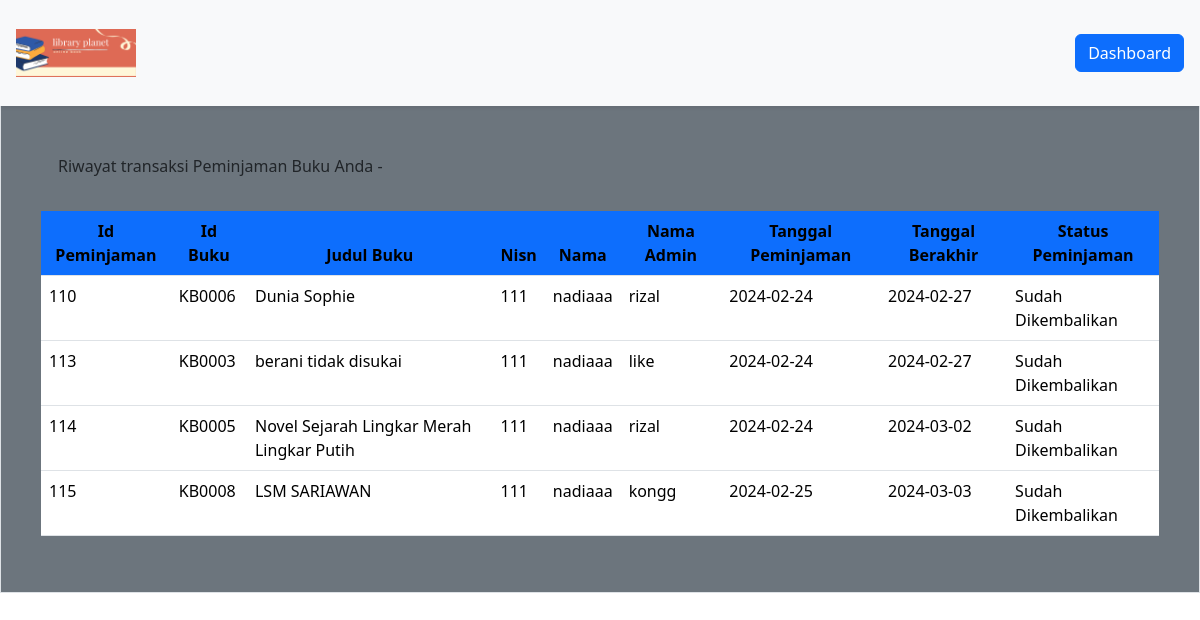
Page /DashboardMember/formPeminjaman/TransaksiPengembalian.php (signed in) on the committed database.
### tables this page shows
CREATE TABLE `peminjaman` (
  `id_peminjaman` int(11) NOT NULL,
  `id_buku` varchar(20) NOT NULL,
  `nisn` int(11) NOT NULL,
  `id_admin` int(11) NOT NULL,
  `tgl_peminjaman` date NOT NULL,
  `tgl_pengembalian` date NOT NULL,
  `status` varchar(40) NOT NULL,
  `harga` int(50) NOT NULL
);

CREATE TABLE `buku` (
  `cover` varchar(255) NOT NULL,
  `id_buku` varchar(20) NOT NULL,
  `kategori` varchar(255) NOT NULL,
  `judul` varchar(255) NOT NULL,
  `pengarang` varchar(255) NOT NULL,
  `penerbit` varchar(255) NOT NULL,
  `tahun_terbit` date NOT NULL,
  `jumlah_halaman` int(11) NOT NULL,
  `buku_deskripsi` text NOT NULL,
  `isi_buku` varchar(250) NOT NULL
);

CREATE TABLE `member` (
  `nisn` int(11) NOT NULL,
  `kode_member` varchar(12) NOT NULL,
  `nama` varchar(255) NOT NULL,
  `password` varchar(255) NOT NULL,
  `jenis_kelamin` varchar(20) NOT NULL,
  `kelas` varchar(5) NOT NULL,
  `jurusan` varchar(50) NOT NULL,
  `no_tlp` varchar(15) NOT NULL,
  `tgl_pendaftaran` date NOT NULL
);

### config/config.php (called while the page is built, shortened)
<?php
$host = "127.0.0.1";
$username = "root";
$password = "";
$database_name = "perpus_sanjaya";
$connection = mysqli_connect($host, $username, $password, $database_name);
function queryReadData($dataKategori) {
  global $connection;
  $result = mysqli_query($connection, $dataKategori);
  $items = [];
  while($item = mysqli_fetch_assoc($result)) {
    $items[] = $item;
  }
  return $items;
}
?>

### DashboardMember/formPeminjaman/TransaksiPengembalian.php (the view, shortened to what this page needs)
<?php
require "../../config/config.php";
$akunMember = $_SESSION["member"]["nisn"];
$dataPinjam = queryReadData("SELECT peminjaman.id_peminjaman, peminjaman.id_buku, buku.judul, peminjaman.nisn, member.nama, admin.nama_admin, peminjaman.tgl_peminjaman, peminjaman.tgl_pengembalian, peminjaman.status, buku.isi_buku
                              FROM peminjaman
                              INNER JOIN buku ON peminjaman.id_buku = buku.id_buku
                              INNER JOIN member ON peminjaman.nisn = member.nisn
                              INNER JOIN admin ON peminjaman.id_admin = admin.id
                              WHERE peminjaman.nisn = '$akunMember' AND (peminjaman.status = 'Waktu habis' OR peminjaman.status = 'Sudah kembali') ")
?>
<!DOCTYPE html>
<html lang="en">
  <head>
    <link href="https://cdn.jsdelivr.net/npm/bootstrap@5.3.2/dist/css/bootstrap.min.css" rel="stylesheet">
  </head>
  <body>
  <div class="p-3 mb-2 border bg-secondary">
     <nav class="navbar fixed-top bg-body-tertiary shadow-sm">
      <div class="container-fluid p-3">
        <a class="navbar-brand" href="#">
          <img src="../../assets/library Book Sale.png" alt="logo" width="120px">
        </a>
        <a class="btn btn-primary" href="../dashboardMember.php">Dashboard</a>
      </div>
    </nav>
  <div class="p-4 mt-5">
    <div class="mt-5 alert alert-bgwarning" role="alert">Riwayat transaksi Peminjaman Buku Anda - <span class="fw-bold text-capitalize"></span></div>
  <div class="table-responsive mt-3">
  <table class="table ">
        <thead class="text-center text-light">
          <tr>
        <th class="bg-primary">Id Peminjaman</th>
        <th class="bg-primary">Id Buku</th>
        <th class="bg-primary">Judul Buku</th>
        <th class="bg-primary">Nisn</th>
        <th class="bg-primary">Nama</th>
        <th class="bg-primary">Nama Admin</th>
        <th class="bg-primary">Tanggal Peminjaman</th>
        <th class="bg-primary">Tanggal Berakhir</th>
        <th class="bg-primary">Status Peminjaman</th>
      </tr>
      </thead>
      <tr>
      <?php foreach ($dataPinjam as $item) : ?>
              <tr>
                <td><?= $item["id_peminjaman"]; ?></td>
                <td><?= $item["id_buku"]; ?></td>
                <td><?= $item["judul"]; ?></td>
                <td><?= $item["nisn"]; ?></td>
                <td><?= $item["nama"]; ?></td>
                <td><?= $item["nama_admin"]; ?></td>
                <td><?= $item["tgl_peminjaman"]; ?></td>
                <td><?= $item["tgl_pengembalian"]; ?></td>
                <td>
                    <?php if ($item["status"] == 'Sudah kembali') : ?>
                    Sudah Dikembalikan<?php endif; ?>
                </td>
              </tr>
            <?php endforeach; ?>
    </table>
    </div>
  </div>
  </body>
</html>

### rows in the picture
peminjaman: id_peminjaman "110", id_buku "KB0006", id_buku.judul "Dunia Sophie", nisn "111", nisn.nama "nadiaaa", id_admin.nama_admin "rizal", tgl_peminjaman "2024-02-24", tgl_pengembalian "2024-02-27", status "Sudah Dikembalikan"
peminjaman: id_peminjaman "113", id_buku "KB0003", id_buku.judul "berani tidak disukai", nisn "111", nisn.nama "nadiaaa", id_admin.nama_admin "like", tgl_peminjaman "2024-02-24", tgl_pengembalian "2024-02-27", status "Sudah Dikembalikan"
peminjaman: id_peminjaman "114", id_buku "KB0005", id_buku.judul "Novel Sejarah Lingkar Merah Lingkar Putih", nisn "111", nisn.nama "nadiaaa", id_admin.nama_admin "rizal", tgl_peminjaman "2024-02-24", tgl_pengembalian "2024-03-02", status "Sudah Dikembalikan"
peminjaman: id_peminjaman "115", id_buku "KB0008", id_buku.judul "LSM SARIAWAN", nisn "111", nisn.nama "nadiaaa", id_admin.nama_admin "kongg", tgl_peminjaman "2024-02-25", tgl_pengembalian "2024-03-03", status "Sudah Dikembalikan"
